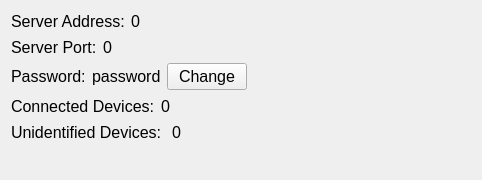
<?xml version="1.0" encoding="UTF-8"?>
<ui version="4.0">
 <class>ServerDialog</class>
 <widget class="QWidget" name="ServerDialog">
  <property name="geometry">
   <rect>
    <x>0</x>
    <y>0</y>
    <width>482</width>
    <height>180</height>
   </rect>
  </property>
  <property name="windowTitle">
   <string>ServerDialog</string>
  </property>
  <layout class="QVBoxLayout" name="verticalLayout">
   <item>
    <layout class="QHBoxLayout" name="horizontalLayout">
     <item>
      <widget class="QLabel" name="serverAddressLabel_label">
       <property name="font">
        <font>
         <pointsize>12</pointsize>
        </font>
       </property>
       <property name="text">
        <string>Server Address:</string>
       </property>
      </widget>
     </item>
     <item>
      <widget class="QLabel" name="serverAddress_label">
       <property name="font">
        <font>
         <pointsize>12</pointsize>
        </font>
       </property>
       <property name="text">
        <string>0</string>
       </property>
      </widget>
     </item>
     <item>
      <spacer name="horizontalSpacer_3">
       <property name="orientation">
        <enum>Qt::Horizontal</enum>
       </property>
       <property name="sizeHint" stdset="0">
        <size>
         <width>40</width>
         <height>20</height>
        </size>
       </property>
      </spacer>
     </item>
    </layout>
   </item>
   <item>
    <layout class="QHBoxLayout" name="horizontalLayout_3">
     <item>
      <widget class="QLabel" name="serverPortLabel_label">
       <property name="font">
        <font>
         <pointsize>12</pointsize>
        </font>
       </property>
       <property name="text">
        <string>Server Port:</string>
       </property>
      </widget>
     </item>
     <item>
      <widget class="QLabel" name="serverPort_label">
       <property name="font">
        <font>
         <pointsize>12</pointsize>
        </font>
       </property>
       <property name="text">
        <string>0</string>
       </property>
      </widget>
     </item>
     <item>
      <spacer name="horizontalSpacer_2">
       <property name="orientation">
        <enum>Qt::Horizontal</enum>
       </property>
       <property name="sizeHint" stdset="0">
        <size>
         <width>40</width>
         <height>20</height>
        </size>
       </property>
      </spacer>
     </item>
    </layout>
   </item>
   <item>
    <layout class="QHBoxLayout" name="horizontalLayout_4">
     <item>
      <widget class="QLabel" name="passwordLabel_label">
       <property name="font">
        <font>
         <pointsize>12</pointsize>
        </font>
       </property>
       <property name="text">
        <string>Password:</string>
       </property>
      </widget>
     </item>
     <item>
      <widget class="QLabel" name="password_label">
       <property name="font">
        <font>
         <pointsize>12</pointsize>
        </font>
       </property>
       <property name="text">
        <string>password</string>
       </property>
      </widget>
     </item>
     <item>
      <widget class="QPushButton" name="changePassword_button">
       <property name="sizePolicy">
        <sizepolicy hsizetype="Fixed" vsizetype="Fixed">
         <horstretch>0</horstretch>
         <verstretch>0</verstretch>
        </sizepolicy>
       </property>
       <property name="minimumSize">
        <size>
         <width>60</width>
         <height>0</height>
        </size>
       </property>
       <property name="font">
        <font>
         <pointsize>12</pointsize>
        </font>
       </property>
       <property name="text">
        <string>Change</string>
       </property>
      </widget>
     </item>
     <item>
      <spacer name="horizontalSpacer_4">
       <property name="orientation">
        <enum>Qt::Horizontal</enum>
       </property>
       <property name="sizeHint" stdset="0">
        <size>
         <width>40</width>
         <height>20</height>
        </size>
       </property>
      </spacer>
     </item>
    </layout>
   </item>
   <item>
    <layout class="QHBoxLayout" name="horizontalLayout_2">
     <item>
      <widget class="QLabel" name="connectedDevicesLabel_label">
       <property name="font">
        <font>
         <pointsize>12</pointsize>
        </font>
       </property>
       <property name="text">
        <string>Connected Devices:</string>
       </property>
      </widget>
     </item>
     <item>
      <widget class="QLabel" name="connectedDevices_label">
       <property name="font">
        <font>
         <pointsize>12</pointsize>
        </font>
       </property>
       <property name="text">
        <string>0</string>
       </property>
      </widget>
     </item>
     <item>
      <spacer name="horizontalSpacer">
       <property name="orientation">
        <enum>Qt::Horizontal</enum>
       </property>
       <property name="sizeHint" stdset="0">
        <size>
         <width>40</width>
         <height>20</height>
        </size>
       </property>
      </spacer>
     </item>
    </layout>
   </item>
   <item>
    <layout class="QHBoxLayout" name="horizontalLayout_5">
     <item>
      <widget class="QLabel" name="unidentifiedDevicesLabel_label">
       <property name="font">
        <font>
         <pointsize>12</pointsize>
        </font>
       </property>
       <property name="text">
        <string>Unidentified Devices: </string>
       </property>
      </widget>
     </item>
     <item>
      <widget class="QLabel" name="unidentifiedDevices_label">
       <property name="font">
        <font>
         <pointsize>12</pointsize>
        </font>
       </property>
       <property name="text">
        <string>0</string>
       </property>
      </widget>
     </item>
     <item>
      <spacer name="horizontalSpacer_5">
       <property name="orientation">
        <enum>Qt::Horizontal</enum>
       </property>
       <property name="sizeHint" stdset="0">
        <size>
         <width>40</width>
         <height>20</height>
        </size>
       </property>
      </spacer>
     </item>
    </layout>
   </item>
   <item>
    <spacer name="verticalSpacer">
     <property name="orientation">
      <enum>Qt::Vertical</enum>
     </property>
     <property name="sizeHint" stdset="0">
      <size>
       <width>20</width>
       <height>12</height>
      </size>
     </property>
    </spacer>
   </item>
  </layout>
 </widget>
 <layoutdefault spacing="6" margin="11"/>
 <resources/>
 <connections/>
</ui>
